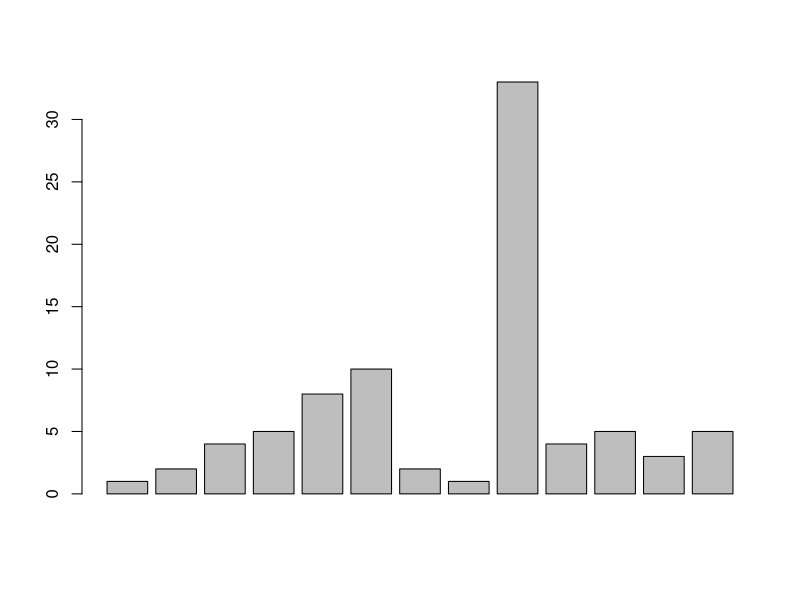

This chart was generated by the following R code:
#install.packages("modeest")
library(modeest)

myData <- c(1, 2, 4, 5, 8, 10, 2, 1, 33, 4, 5, 3, 5)
print(mlv(myData, method = "mfv"))
barplot(myData)
